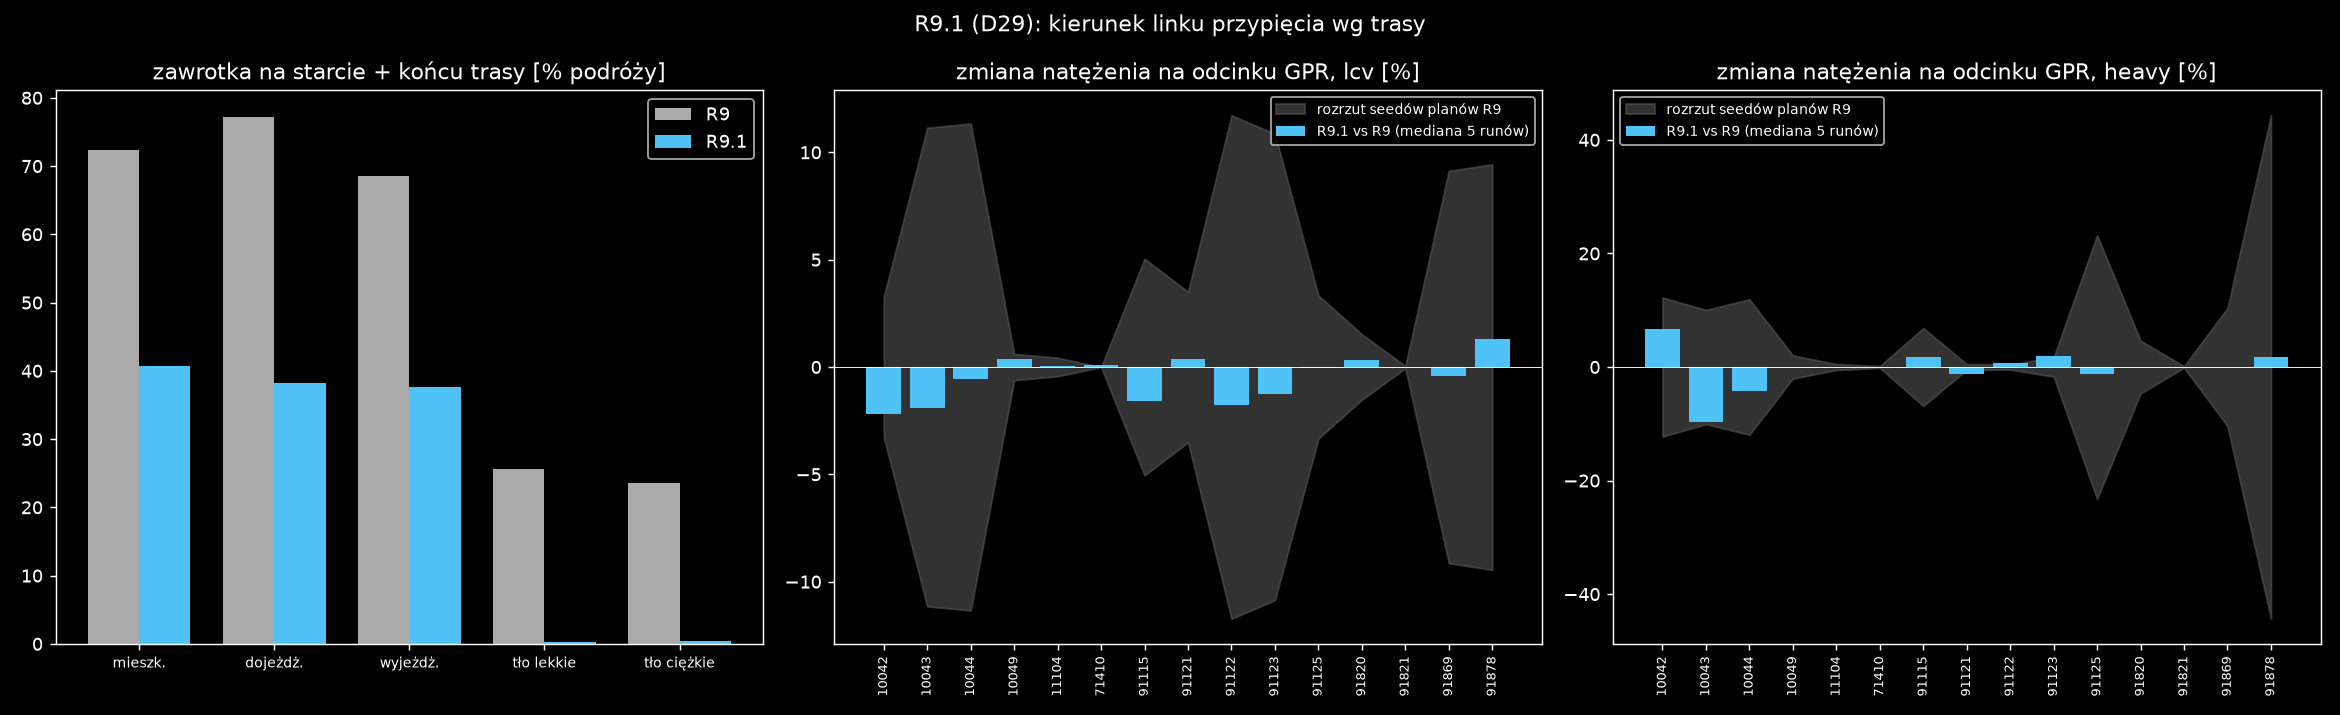

Write the Python code that produced this figure.
"""R9.1 (D29) vs R9: zawrotki, GPR, opóźnienia, czasy podróży. Wejście: artefakty GitHub Actions w output/r91_gha/r91-<v>-<id>/ (v = r91, r9; id = s4711, s1, s2, p1, p2)
oraz lokalny R9 (output/g3r9_*) do sprawdzenia zgodności platform. Użycie: uv run python -W ignore reports/etap3/g_zawrotki/zawrotki_porownanie.py
Rozrzut referencyjny = rozrzut seedów planów R9 na GHA (runy s4711, p1, p2), (max-min)/średnia na odcinek."""
import io
import json
from pathlib import Path

import matplotlib
import pandas as pd
import zstandard

matplotlib.use("Agg")
import matplotlib.pyplot as plt
plt.style.use("dark_background")

G = Path("output/r91_gha"); H = Path("reports/etap3/g_zawrotki")
RUNS = ["s4711", "s1", "s2", "p1", "p2"]; PL = [0, 3, 4]
LOCAL9 = {"s4711": "g3r9_25pct_s4711", "s1": "g3r9_25pct_s1", "s2": "g3r9_25pct_s2", "p1": "g3r9p1_25pct_s4711", "p2": "g3r9p2_25pct_s4711"}
CONTROL, LOCAL = [91124, 91866], [10045, 91892, 91119]
A = lambda v, r: G / f"r91-{v}-{r}" / "analiza"
res = {}

# --- spójność ---------------------------------------------------------------------------------------------------------
plan = {"s4711": "p0", "s1": "p0", "s2": "p0", "p1": "p1", "p2": "p2"}
chk = {}
for v in ("r91", "r9"):
    chk[v] = {}
    for r in RUNS:
        stem = f"plans_g3{v}{'' if plan[r] == 'p0' else plan[r]}_25pct"
        meta = pd.read_csv(f"scenarios/kutno/{stem}_meta.csv")
        exp = 2 * len(meta) + len(pd.read_csv(f"scenarios/kutno/{stem}_tlo.csv")) + len(pd.read_csv(f"scenarios/kutno/{stem}_ciezkie.csv"))
        ce = json.load(open(A(v, r) / "check_events.json")); q = json.load(open(A(v, r) / "queues.json"))
        chk[v][r] = dict(nogi_car=ce["departures_by_mode"]["car"], oczekiwane=exp, stuck=ce["stuck"], przepelnione_gt2x=q.get("overfilled_links_gt2x"))
res["spojnosc"] = chk

# --- zawrotki -----------------------------------------------------------------------------------------------------------
zw = {v: [json.load(open(A(v, r) / "zawrotki.json")) for r in RUNS] for v in ("r91", "r9")}  # liczone na runnerze (zdarzeń nie ma w artefaktach)
med = lambda xs: sorted(xs)[len(xs) // 2]
res["zawrotki"] = {v: {"razem_mediana": {k: med([z["razem"][k] for z in zw[v]]) for k in ("start_pct", "end_pct", "any_pct", "mid_pct", "extra_pct", "extra_veh_h", "mean_extra_s_on_uturn_trips")},
                       "wg_rodzaju_mediana": {kd: {k: round(med([z["wg_rodzaju"][kd][k] for z in zw[v]]), 2) for k in ("start_pct", "end_pct", "extra_pct_of_time")}
                                              for kd in zw[v][0]["wg_rodzaju"]},
                       "pracujacy_tam_vs_z_powrotem": zw[v][0]["pracujacy_tam_vs_z_powrotem"]} for v in zw}


# --- GPR -------------------------------------------------------------------------------------------------------------------
def sec(base, cls):
    return pd.concat([pd.read_csv(base(r) / f"gpr_{cls}.csv").groupby("nr").agg(m=("model_dir", "sum")).m for r in RUNS], axis=1)


gp = {}
for cls in ("lcv", "heavy"):
    s91, s9 = sec(lambda r: A("r91", r), cls), sec(lambda r: A("r9", r), cls)
    sl = sec(lambda r: Path("output") / LOCAL9[r] / "analiza", cls)
    gpr = pd.read_csv(A("r9", "s4711") / f"gpr_{cls}.csv").groupby("nr").gpr_light_dir.sum()
    fit = ~gpr.index.isin(CONTROL + LOCAL)
    mp = s9.iloc[:, PL]; spread = (mp.max(axis=1) - mp.min(axis=1)) / mp.mean(axis=1)
    ch = s91.median(axis=1) / s9.median(axis=1) - 1
    m91 = s91.median(axis=1)
    res["gpr_" + cls] = {"w_15proc_R91": int(((m91 / gpr - 1).abs()[fit] <= .15).sum()), "w_15proc_R9": int(((s9.median(axis=1) / gpr - 1).abs()[fit] <= .15).sum()), "n_fit": int(fit.sum()),
                         "poza_15proc_R91_proc": {int(k): round(float((m91[k] / gpr[k] - 1) * 100), 1) for k in gpr.index[fit] if abs(m91[k] / gpr[k] - 1) > .15},
                         "mediana_abs_zmiany_proc": round(float(ch.abs()[fit].median() * 100), 2), "maks_abs_zmiany_proc": round(float(ch.abs()[fit].max() * 100), 2),
                         "odcinki_ponad_rozrzut": int((ch.abs() > spread)[fit].sum()), "sekcje_ponad_rozrzut_proc": {int(k): round(float(ch[k] * 100), 1) for k in ch.index[(ch.abs() > spread) & fit]},
                         "mediana_rozrzutu_planow_proc": round(float(spread.median() * 100), 1),
                         "platformy_R9_GHA_vs_lokalnie_mediana_abs_proc": round(float((s9.median(axis=1) / sl.median(axis=1) - 1).abs()[fit].median() * 100), 2),
                         "kontrolne_lokalne_R91_proc_GPR": {int(k): round(float(m91[k] / gpr[k] * 100), 0) for k in CONTROL + LOCAL}}
    gp[cls] = dict(ch=ch, spread=spread, fit=fit)

# --- opóźnienia ------------------------------------------------------------------------------------------------------------------
dl = lambda v, r: json.load(open(A(v, r) / "delay.json"))["total_delay_veh_h"]
d91 = [dl("r91", r) for r in RUNS]; d9 = [dl("r9", r) for r in RUNS]
cause = lambda v: {c: round(med([json.load(open(A(v, r) / "queues.json"))["delay_share_by_cause"][c] for r in RUNS]), 3) for c in ("capacity", "node", "spillback")}
res["opoznienia_veh_h_proby"] = {"R91": d91, "R9_GHA": d9, "mediana_R91": med(d91), "mediana_R9": med(d9), "rozrzut_planow_R9": round(max(d9[i] for i in PL) - min(d9[i] for i in PL), 1),
                                 "przyczyny_R91": cause("r91"), "przyczyny_R9": cause("r9")}


# --- czasy podróży dom -> praca mieszkańców -----------------------------------------------------------------------------------------
def trips(v):
    rows = []
    for r in RUNS:
        z = zstandard.ZstdDecompressor().stream_reader(open(G / f"r91-{v}-{r}" / "output_trips.csv.zst", "rb")).read()
        t = pd.read_csv(io.BytesIO(z), sep=";", usecols=["person", "trav_time", "traveled_distance", "main_mode", "start_activity_type"])
        t = t[(t.main_mode == "car") & t.person.str[0].isin(["r", "o", "c"])]
        sec_ = pd.to_timedelta(t.trav_time).dt.total_seconds()
        rows.append(dict(n=len(t), czas_min=float(sec_.mean() / 60), dystans_km=float(t.traveled_distance.mean() / 1000)))
    return pd.DataFrame(rows, index=RUNS)


t91, t9 = trips("r91"), trips("r9")
res["podroze_pracujacych_car"] = {"R91": t91.mean().round(2).to_dict(), "R9": t9.mean().round(2).to_dict(),
                                  "rozrzut_planow_R9_czas_min": round(float(t9.czas_min.iloc[PL].max() - t9.czas_min.iloc[PL].min()), 2)}
json.dump(res, open(H / "zawrotki_porownanie.json", "w", encoding="utf-8"), indent=1, ensure_ascii=False)
print(json.dumps(res, indent=1, ensure_ascii=False))

fig, ax = plt.subplots(1, 3, figsize=(18, 5.5))
kinds = ["r", "c", "o", "t", "h"]
w = .38
for i, (v, col) in enumerate((("r9", "#aaa"), ("r91", "#4fc3f7"))):
    z = res["zawrotki"][v]["wg_rodzaju_mediana"]
    ax[0].bar([k + (i - .5) * w for k in range(5)], [z[k]["start_pct"] + z[k]["end_pct"] for k in kinds], w, color=col, label={"r9": "R9", "r91": "R9.1"}[v])
ax[0].set_xticks(range(5)); ax[0].set_xticklabels(["mieszk.", "dojeżdż.", "wyjeżdż.", "tło lekkie", "tło ciężkie"], fontsize=8)
ax[0].set_title("zawrotka na starcie + końcu trasy [% podróży]"); ax[0].legend()
for a_, cls in zip(ax[1:], ("lcv", "heavy")):
    g = gp[cls]; x = list(range(int(g["fit"].sum()))); ch, sp = g["ch"][g["fit"]] * 100, g["spread"][g["fit"]] * 100
    a_.fill_between(x, -sp.to_numpy(), sp.to_numpy(), color="#555", alpha=.6, label="rozrzut seedów planów R9")
    a_.bar(x, ch.to_numpy(), color="#4fc3f7", label="R9.1 vs R9 (mediana 5 runów)")
    a_.set_xticks(x); a_.set_xticklabels([str(i) for i in ch.index], rotation=90, fontsize=7); a_.axhline(0, color="w", lw=.5)
    a_.set_title(f"zmiana natężenia na odcinku GPR, {cls} [%]"); a_.legend(fontsize=8)
fig.suptitle("R9.1 (D29): kierunek linku przypięcia wg trasy"); fig.tight_layout(); fig.savefig(H / "zawrotki_porownanie.png", dpi=130)
